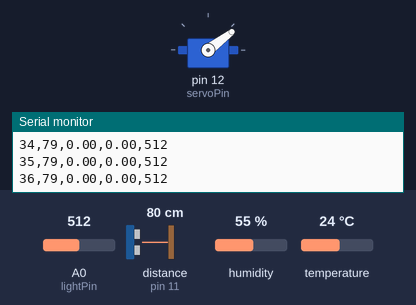
The sketch below on a simulated Arduino Uno, built with avr-gcc and run on an emulated ATmega328P. On the bench: servo, the last lines printed to the serial monitor. Wiring (inferred from the names in the program): ultrasonic range finder: trigger pin 10; echo pin 11. Inputs (shaded band) come from the test bench; at power-on: distance to the obstacle (sensor on pin 11) 80 cm, A0 (lightPin) = 512, humidity 55 %, temperature 24 °C. The echo pulse lasts 58.3 µs per cm.

Above: at 0.81 s.
1.3 s: distance to the obstacle (sensor on pin 11) set to 250 cm
At 1.9 s:
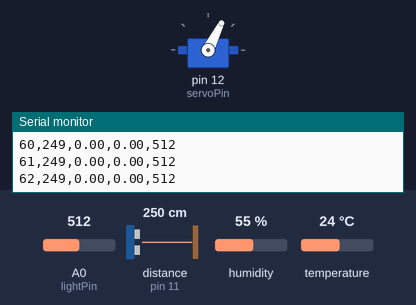
4.8 s: A0 (lightPin) set to 11
At 5.9 s:
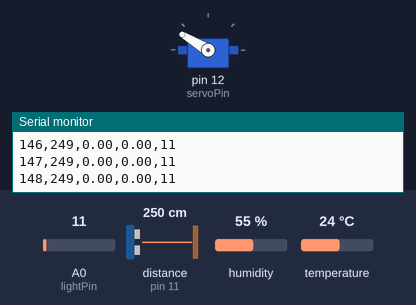
8.3 s: A0 (lightPin) set to 8
At 8.9 s:
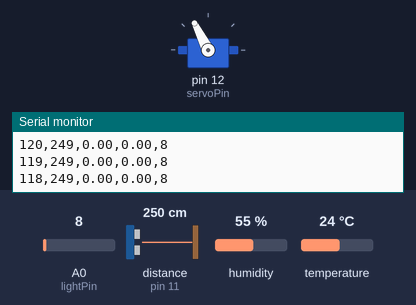
11.8 s: distance to the obstacle (sensor on pin 11) set to 2 cm
At 15.46 s:
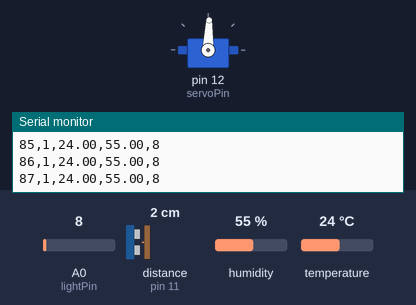
25.8 s: distance to the obstacle (sensor on pin 11) set to 18 cm
29.3 s: distance to the obstacle (sensor on pin 11) set to 299 cm
Timing chart, 0 to 44.3 s (numbered marks = the images above; inputs shaded):
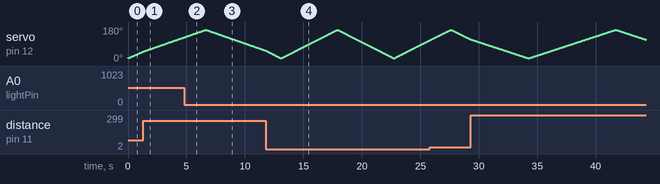

Measured:
- the behaviour switches between 10 and 9 on A0 (lightPin) (found by bisection; images 2 and 3)

The sketch:

radar_arduino.ino
```cpp
#include <Servo.h>
#include <DHT.h>

const int trigPin = 10;
const int echoPin = 11;
const int servoPin = 12;
const int dhtPin = 7;
const int lightPin = A0;

#define DHTTYPE DHT11

Servo myServo;
DHT dht(dhtPin, DHTTYPE);

float cachedTemp = 0;
float cachedHumidity = 0;
unsigned long lastDHTRead = 0;
const unsigned long dhtInterval = 2000; // DHT11 tops out around 1 reading/sec, poll every 2s to be safe

void setup() {
  pinMode(trigPin, OUTPUT);
  pinMode(echoPin, INPUT);
  Serial.begin(9600);
  myServo.attach(servoPin);
  dht.begin();
}

void loop() {
  updateEnvironmentReadings(); // non-blocking: only actually reads DHT11 every dhtInterval ms

  for (int angle = 15; angle <= 165; angle++) {
    sweepStep(angle);
  }
  for (int angle = 165; angle >= 15; angle--) {
    sweepStep(angle);
  }
}

void updateEnvironmentReadings() {
  if (millis() - lastDHTRead >= dhtInterval) {
    float h = dht.readHumidity();
    float t = dht.readTemperature(); // Celsius
    if (!isnan(h) && !isnan(t)) {
      cachedHumidity = h;
      cachedTemp = t;
    }
    lastDHTRead = millis();
  }
}

void sweepStep(int angle) {
  myServo.write(angle);
  delay(30); // let the servo settle before measuring
  int distance = getDistanceCM();
  int light = analogRead(lightPin); // 0-1023, higher = brighter (depends on divider wiring)

  Serial.print(angle);
  Serial.print(",");
  Serial.print(distance);
  Serial.print(",");
  Serial.print(cachedTemp);
  Serial.print(",");
  Serial.print(cachedHumidity);
  Serial.print(",");
  Serial.println(light); // newline marks end of one reading (NOT a period - temp/humidity contain decimal points!)
}

int getDistanceCM() {
  digitalWrite(trigPin, LOW);
  delayMicroseconds(2);
  digitalWrite(trigPin, HIGH);
  delayMicroseconds(10);
  digitalWrite(trigPin, LOW);

  long duration = pulseIn(echoPin, HIGH, 30000); // 30ms timeout ~5m max range
  if (duration == 0) return -1; // no echo received (out of range)

  int distance = duration * 0.0343 / 2;
  return distance;
}
```
